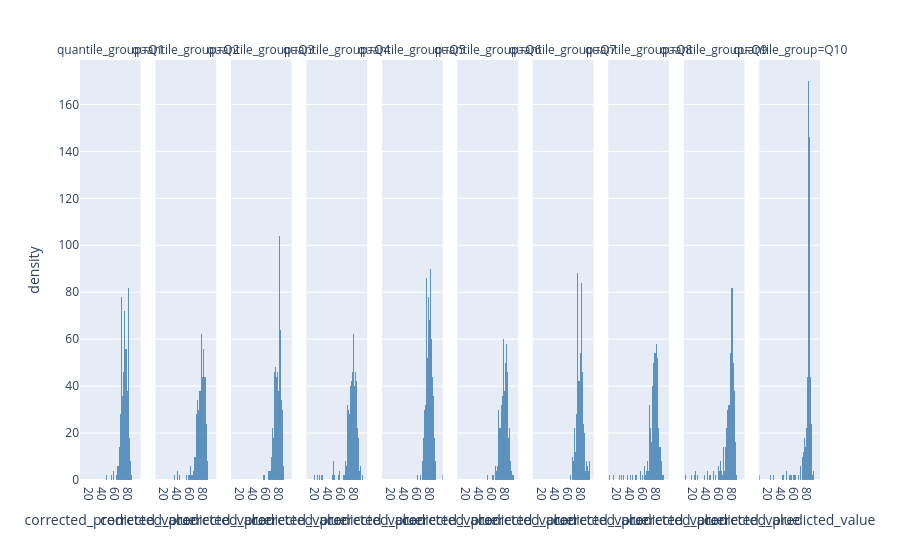

Notebook code for this chart:
### Code cell
fig.show()

### Figure 1 — Plotly figure (JSON) as saved in the notebook; plotly's stock layout.template omitted (floating-point values rounded to 4 significant figures; data arrays with more than 128 entries replaced by an {"elided": "..."} marker saying what was removed)
{"data": [{"alignmentgroup": "True", "bingroup": "x", "histnorm": "density", "hovertemplate": "quantile_group=Q1<br>corrected_predicted_value=%{x}<br>density=%{y}<extra></extra>", "legendgroup": "", "marker": {"color": "steelblue", "opacity": 0.85, "pattern": {"shape": ""}}, "name": "", "offsetgroup": "", "orientation": "v", "showlegend": false, "type": "histogram", "x": {"elided": "788 float values"}, "xaxis": "x", "yaxis": "y"}, {"alignmentgroup": "True", "bingroup": "x", "histnorm": "density", "hovertemplate": "quantile_group=Q2<br>corrected_predicted_value=%{x}<br>density=%{y}<extra></extra>", "legendgroup": "", "marker": {"color": "steelblue", "opacity": 0.85, "pattern": {"shape": ""}}, "name": "", "offsetgroup": "", "orientation": "v", "showlegend": false, "type": "histogram", "x": {"elided": "788 float values"}, "xaxis": "x2", "yaxis": "y2"}, {"alignmentgroup": "True", "bingroup": "x", "histnorm": "density", "hovertemplate": "quantile_group=Q3<br>corrected_predicted_value=%{x}<br>density=%{y}<extra></extra>", "legendgroup": "", "marker": {"color": "steelblue", "opacity": 0.85, "pattern": {"shape": ""}}, "name": "", "offsetgroup": "", "orientation": "v", "showlegend": false, "type": "histogram", "x": {"elided": "787 float values"}, "xaxis": "x3", "yaxis": "y3"}, {"alignmentgroup": "True", "bingroup": "x", "histnorm": "density", "hovertemplate": "quantile_group=Q4<br>corrected_predicted_value=%{x}<br>density=%{y}<extra></extra>", "legendgroup": "", "marker": {"color": "steelblue", "opacity": 0.85, "pattern": {"shape": ""}}, "name": "", "offsetgroup": "", "orientation": "v", "showlegend": false, "type": "histogram", "x": {"elided": "788 float values"}, "xaxis": "x4", "yaxis": "y4"}, {"alignmentgroup": "True", "bingroup": "x", "histnorm": "density", "hovertemplate": "quantile_group=Q5<br>corrected_predicted_value=%{x}<br>density=%{y}<extra></extra>", "legendgroup": "", "marker": {"color": "steelblue", "opacity": 0.85, "pattern": {"shape": ""}}, "name": "", "offsetgroup": "", "orientation": "v", "showlegend": false, "type": "histogram", "x": {"elided": "788 float values"}, "xaxis": "x5", "yaxis": "y5"}, {"alignmentgroup": "True", "bingroup": "x", "histnorm": "density", "hovertemplate": "quantile_group=Q6<br>corrected_predicted_value=%{x}<br>density=%{y}<extra></extra>", "legendgroup": "", "marker": {"color": "steelblue", "opacity": 0.85, "pattern": {"shape": ""}}, "name": "", "offsetgroup": "", "orientation": "v", "showlegend": false, "type": "histogram", "x": {"elided": "787 float values"}, "xaxis": "x6", "yaxis": "y6"}, {"alignmentgroup": "True", "bingroup": "x", "histnorm": "density", "hovertemplate": "quantile_group=Q7<br>corrected_predicted_value=%{x}<br>density=%{y}<extra></extra>", "legendgroup": "", "marker": {"color": "steelblue", "opacity": 0.85, "pattern": {"shape": ""}}, "name": "", "offsetgroup": "", "orientation": "v", "showlegend": false, "type": "histogram", "x": {"elided": "788 float values"}, "xaxis": "x7", "yaxis": "y7"}, {"alignmentgroup": "True", "bingroup": "x", "histnorm": "density", "hovertemplate": "quantile_group=Q8<br>corrected_predicted_value=%{x}<br>density=%{y}<extra></extra>", "legendgroup": "", "marker": {"color": "steelblue", "opacity": 0.85, "pattern": {"shape": ""}}, "name": "", "offsetgroup": "", "orientation": "v", "showlegend": false, "type": "histogram", "x": {"elided": "787 float values"}, "xaxis": "x8", "yaxis": "y8"}, {"alignmentgroup": "True", "bingroup": "x", "histnorm": "density", "hovertemplate": "quantile_group=Q9<br>corrected_predicted_value=%{x}<br>density=%{y}<extra></extra>", "legendgroup": "", "marker": {"color": "steelblue", "opacity": 0.85, "pattern": {"shape": ""}}, "name": "", "offsetgroup": "", "orientation": "v", "showlegend": false, "type": "histogram", "x": {"elided": "788 float values"}, "xaxis": "x9", "yaxis": "y9"}, {"alignmentgroup": "True", "bingroup": "x", "histnorm": "density", "hovertemplate": "quantile_group=Q10<br>corrected_predicted_value=%{x}<br>density=%{y}<extra></extra>", "legendgroup": "", "marker": {"color": "steelblue", "opacity": 0.85, "pattern": {"shape": ""}}, "name": "", "offsetgroup": "", "orientation": "v", "showlegend": false, "type": "histogram", "x": {"elided": "788 float values"}, "xaxis": "x10", "yaxis": "y10"}], "layout": {"annotations": [{"font": {}, "showarrow": false, "text": "quantile_group=Q1", "x": 0.041, "xanchor": "center", "xref": "paper", "y": 1, "yanchor": "bottom", "yref": "paper"}, {"font": {}, "showarrow": false, "text": "quantile_group=Q2", "x": 0.143, "xanchor": "center", "xref": "paper", "y": 1, "yanchor": "bottom", "yref": "paper"}, {"font": {}, "showarrow": false, "text": "quantile_group=Q3", "x": 0.245, "xanchor": "center", "xref": "paper", "y": 1, "yanchor": "bottom", "yref": "paper"}, {"font": {}, "showarrow": false, "text": "quantile_group=Q4", "x": 0.347, "xanchor": "center", "xref": "paper", "y": 1, "yanchor": "bottom", "yref": "paper"}, {"font": {}, "showarrow": false, "text": "quantile_group=Q5", "x": 0.449, "xanchor": "center", "xref": "paper", "y": 1, "yanchor": "bottom", "yref": "paper"}, {"font": {}, "showarrow": false, "text": "quantile_group=Q6", "x": 0.551, "xanchor": "center", "xref": "paper", "y": 1, "yanchor": "bottom", "yref": "paper"}, {"font": {}, "showarrow": false, "text": "quantile_group=Q7", "x": 0.653, "xanchor": "center", "xref": "paper", "y": 1, "yanchor": "bottom", "yref": "paper"}, {"font": {}, "showarrow": false, "text": "quantile_group=Q8", "x": 0.755, "xanchor": "center", "xref": "paper", "y": 1, "yanchor": "bottom", "yref": "paper"}, {"font": {}, "showarrow": false, "text": "quantile_group=Q9", "x": 0.857, "xanchor": "center", "xref": "paper", "y": 1, "yanchor": "bottom", "yref": "paper"}, {"font": {}, "showarrow": false, "text": "quantile_group=Q10", "x": 0.959, "xanchor": "center", "xref": "paper", "y": 1, "yanchor": "bottom", "yref": "paper"}], "barmode": "relative", "legend": {"tracegroupgap": 0}, "margin": {"t": 60}, "xaxis": {"anchor": "y", "domain": [0, 0.082], "title": {"text": "corrected_predicted_value"}}, "xaxis10": {"anchor": "y10", "domain": [0.918, 1], "matches": "x", "title": {"text": "corrected_predicted_value"}}, "xaxis2": {"anchor": "y2", "domain": [0.102, 0.184], "matches": "x", "title": {"text": "corrected_predicted_value"}}, "xaxis3": {"anchor": "y3", "domain": [0.204, 0.286], "matches": "x", "title": {"text": "corrected_predicted_value"}}, "xaxis4": {"anchor": "y4", "domain": [0.306, 0.388], "matches": "x", "title": {"text": "corrected_predicted_value"}}, "xaxis5": {"anchor": "y5", "domain": [0.408, 0.49], "matches": "x", "title": {"text": "corrected_predicted_value"}}, "xaxis6": {"anchor": "y6", "domain": [0.51, 0.592], "matches": "x", "title": {"text": "corrected_predicted_value"}}, "xaxis7": {"anchor": "y7", "domain": [0.612, 0.694], "matches": "x", "title": {"text": "corrected_predicted_value"}}, "xaxis8": {"anchor": "y8", "domain": [0.714, 0.796], "matches": "x", "title": {"text": "corrected_predicted_value"}}, "xaxis9": {"anchor": "y9", "domain": [0.816, 0.898], "matches": "x", "title": {"text": "corrected_predicted_value"}}, "yaxis": {"anchor": "x", "domain": [0, 1], "title": {"text": "density"}}, "yaxis10": {"anchor": "x10", "domain": [0, 1], "matches": "y", "showticklabels": false}, "yaxis2": {"anchor": "x2", "domain": [0, 1], "matches": "y", "showticklabels": false}, "yaxis3": {"anchor": "x3", "domain": [0, 1], "matches": "y", "showticklabels": false}, "yaxis4": {"anchor": "x4", "domain": [0, 1], "matches": "y", "showticklabels": false}, "yaxis5": {"anchor": "x5", "domain": [0, 1], "matches": "y", "showticklabels": false}, "yaxis6": {"anchor": "x6", "domain": [0, 1], "matches": "y", "showticklabels": false}, "yaxis7": {"anchor": "x7", "domain": [0, 1], "matches": "y", "showticklabels": false}, "yaxis8": {"anchor": "x8", "domain": [0, 1], "matches": "y", "showticklabels": false}, "yaxis9": {"anchor": "x9", "domain": [0, 1], "matches": "y", "showticklabels": false}}}
